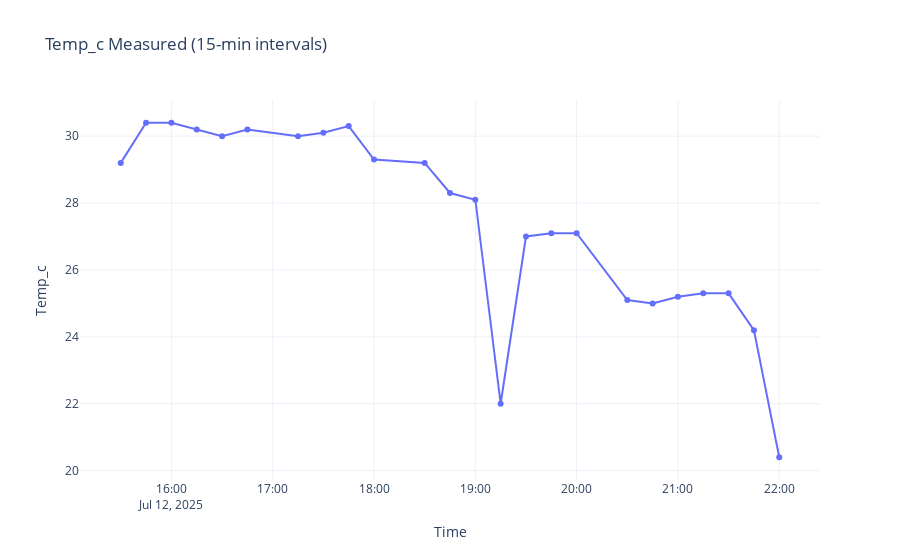
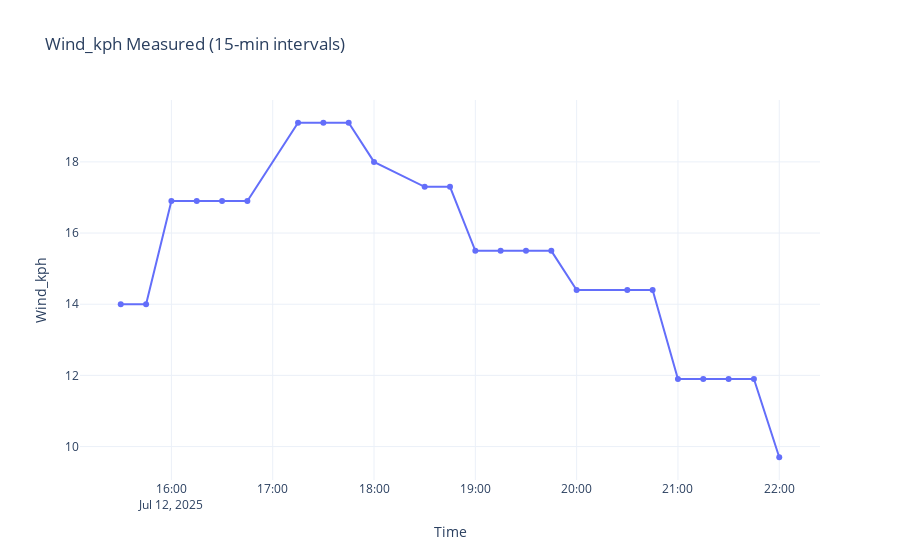
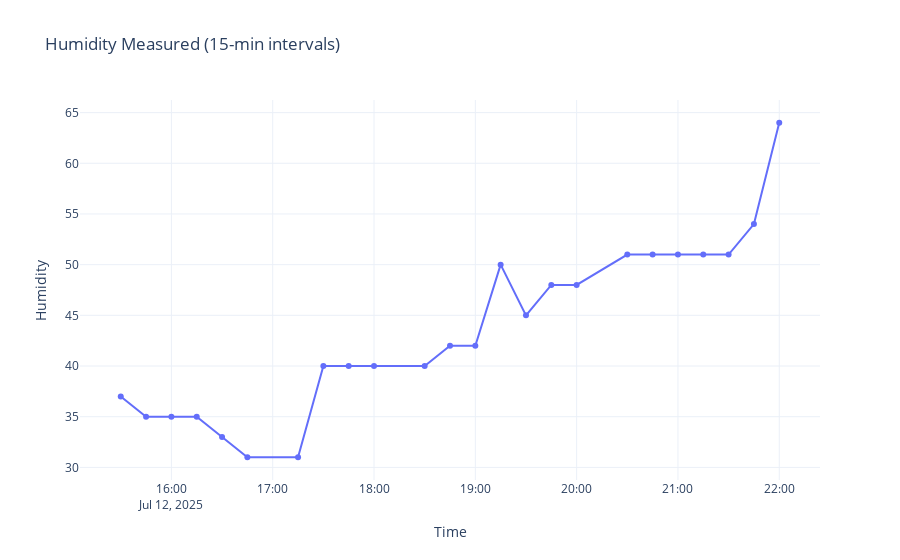
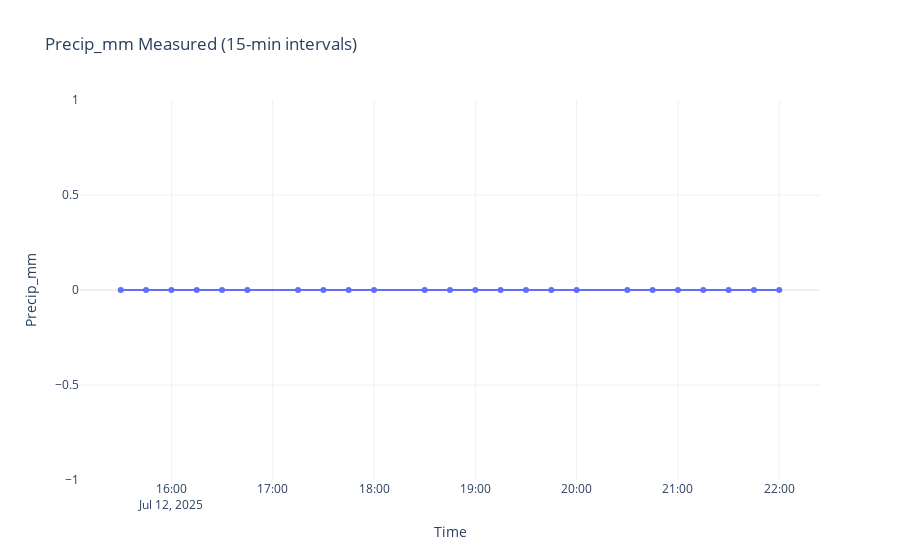

These figures' notebook cell, in order:
### Markdown cell above
####  Forecast Error Summary

This summary evaluates the accuracy of weather forecasts compared to actual measured data. Two key error metrics are used:

- **MAE (Mean Absolute Error):** Represents the average size of prediction errors, regardless of direction.
- **RMSE (Root Mean Squared Error):** Penalizes larger errors more heavily and emphasizes outliers.

Lower values indicate more accurate predictions. In general, temperature, wind speed, and pressure forecasts are reasonably accurate. Larger discrepancies are seen in cloud cover and humidity, which are more variable and harder to predict precisely.

### Code cell
plot_metrics_plotly(current_df_full, metrics_to_compare, time_col="as_of", city_filter="London")
